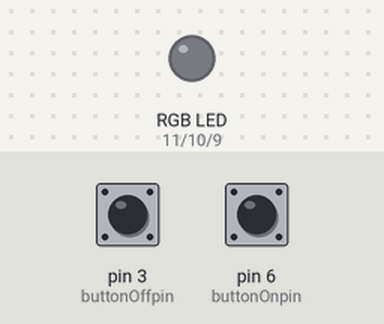
The sketch below on a simulated Arduino Uno, built with avr-gcc and run on an emulated ATmega328P. Shown: an RGB LED mixed from three pins (HIGH = lit). Inputs (shaded band) come from the test bench; at power-on: pin 6 (buttonOnpin) HIGH, pin 3 (buttonOffpin) HIGH.

Above: at 1.2 s.
1.3 s: pin 6 (buttonOnpin) pulled LOW for 0.15 s
At 2.5 s:
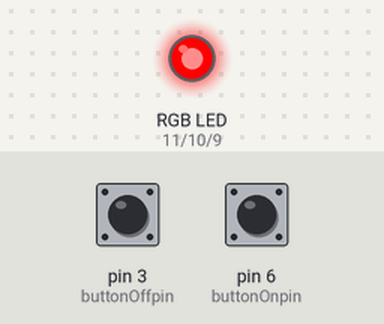
10.4 s: pin 6 (buttonOnpin) pulled LOW for 1 s
At 17.5 s:
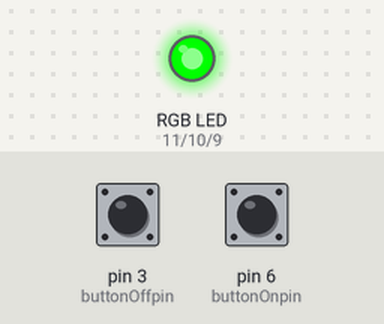
At 22.5 s:
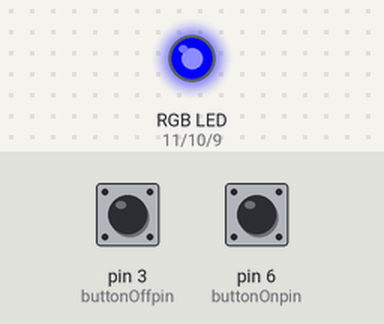
Timing chart, 0 to 22.8 s (numbered marks = the images above; inputs shaded):
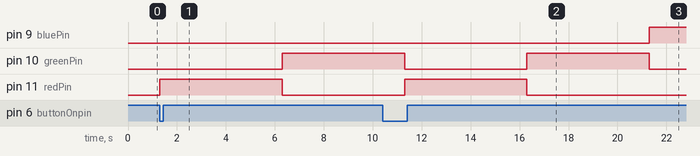

The sketch:

RGB_lab.ino
```cpp
int redPin = 11;   // setting the arduino pins according to the loads
int greenPin = 10;
int bluePin = 9;
int redLed = 4;
int buttonOnpin = 6;
int buttonOffpin = 3;
void setup()
{ // pinmode is used to notify what that pin will do
  pinMode(redPin, OUTPUT);  // OUTPUT is using pin for outputting information which is colour
  pinMode(greenPin, OUTPUT);
  pinMode(bluePin, OUTPUT);
  pinMode(buttonOnpin, INPUT_PULLUP); /* input pullup is using the pin
  and load to input information to other parts of the circuit
  as it is taking in information */
}

void loop()
{
  if(digitalRead(buttonOnpin) == LOW)  // if the button is off

  {
   digitalWrite(redLed, HIGH);  // led is on

    setColor(255,0,0); //red tab
    delay(5000); // the user will have 5 seconds to execute the task
    setColor(0,255,0); //green tab
    delay(5000);
    setColor(0,0,255); //blue tab
    //delay(5000);
  }

  if(digitalRead(buttonOffpin) == LOW) // the button is off

  {
    digitalWrite(redLed, LOW); //led is off
  }


}
void setColor(int red, int green, int blue)
{
#ifdef COMMON_ANODE     // calling from the library

red = 255 - red;      // this section will allow to slowly move to colours
green = 255 - green;
blue = 255 - blue;
#endif
analogWrite(redPin, red);  // to read the infromation of the analog pins
analogWrite(greenPin, green);
analogWrite(bluePin, blue);

/* this lab shows the transition of
colours to red to blue with buttons
RGB led works by having smaller red, blue , green
leds that can have the brightness adjusted of each smaller
led to make different colours.
SInce brightness has to be adjusted
PMW waves are used.
*/

}
```

Measured:
- after the input at 1.3 s, pin 10 (greenPin): LOW → HIGH after 5.0 s; pin 11 (redPin): LOW → HIGH at once, → LOW 5.0 s later
- after the input at 10.4 s, pin 9 (bluePin): LOW → HIGH after 10.9 s instead of 0.90 s; pin 11 (redPin): LOW → HIGH after 0.90 s, → LOW 5.0 s later
